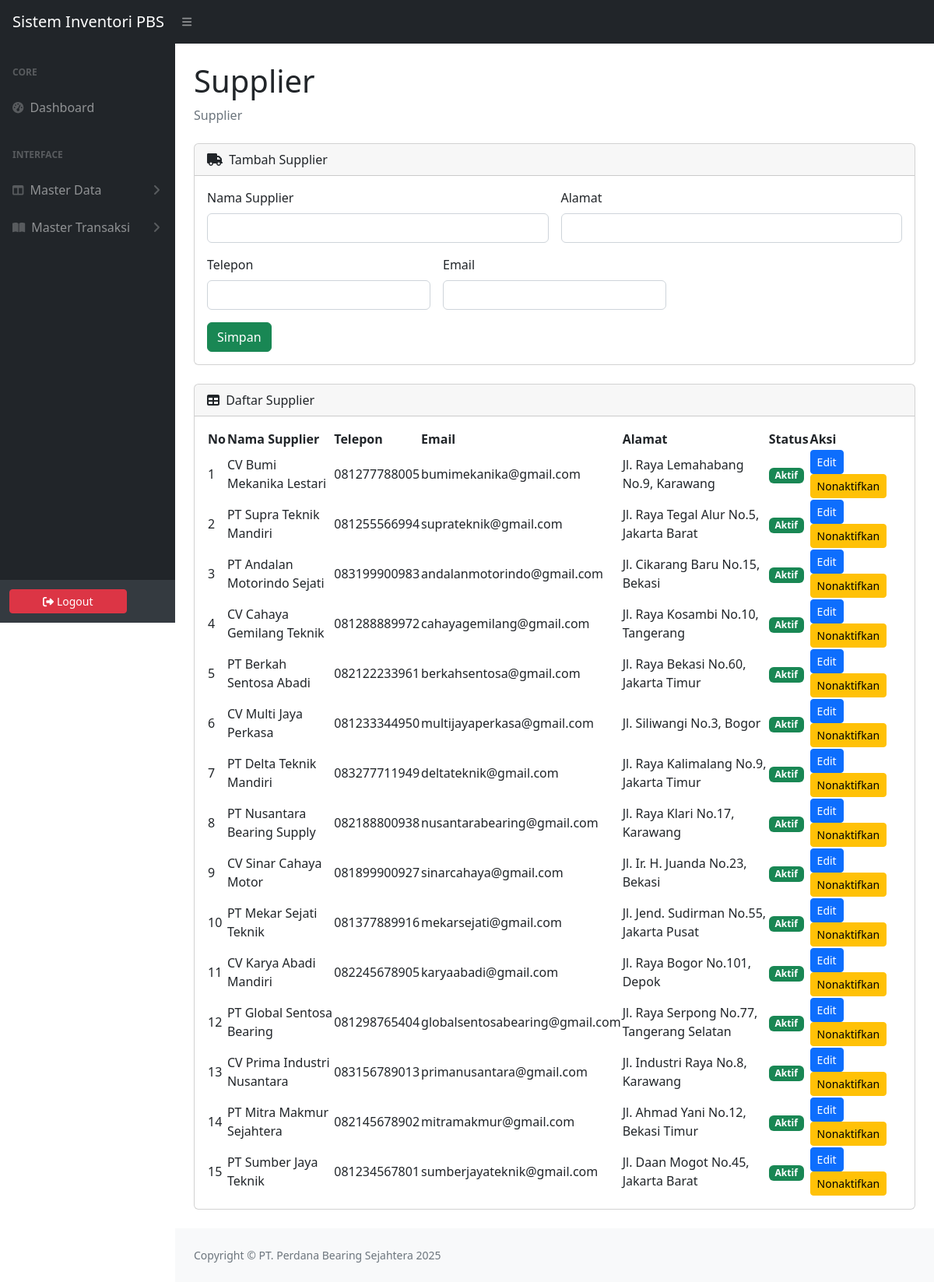
The page /supplier.php (signed in) on the database its author committed.
### tables this page shows
CREATE TABLE `supplier` (
  `supplier_id` int(11) NOT NULL,
  `namasupplier` varchar(150) NOT NULL,
  `alamat` varchar(255) DEFAULT NULL,
  `phone` varchar(50) DEFAULT NULL,
  `email` varchar(100) DEFAULT NULL,
  `status` tinyint(1) NOT NULL DEFAULT 1
);

### supplier.php (the view, shortened to what this page needs)
<?php
include_once "include/config.php";
$queryGetSupplier = "SELECT * FROM supplier ORDER BY supplier_id DESC";
$resultSupplier   = mysqli_query($connection, $queryGetSupplier);
?>
<!DOCTYPE html>
<html lang="en">
<head>
    <link href="css/styles.css" rel="stylesheet" />
    <link href="https://cdn.jsdelivr.net/npm/simple-datatables@7.1.2/dist/style.min.css" rel="stylesheet" />
</head>
<body class="sb-nav-fixed">
<?php include "include/navbar.php"; ?>
<div id="layoutSidenav">
    <?php include "include/menu.php"; ?>
    <div id="layoutSidenav_content">
        <main>
            <div class="container-fluid px-4">
                <h1 class="mt-4">Supplier</h1>
                <ol class="breadcrumb mb-4">
                    <li class="breadcrumb-item active">Supplier</li>
                </ol>
                <div class="card mb-4">
                    <div class="card-header">
                        <i class="fas fa-truck me-1"></i> Tambah Supplier
                    </div>
                    <div class="card-body">
                        <form method="post">
                            <div class="row g-3">
                                <div class="col-md-6">
                                    <label class="form-label">Nama Supplier</label>
                                    <input name="namasupplier" type="text" class="form-control" required>
                                </div>
                                <div class="col-md-6">
                                    <label class="form-label">Alamat</label>
                                    <input name="alamat" type="text" class="form-control">
                                </div>
                                <div class="col-md-4">
                                    <label class="form-label">Telepon</label>
                                    <input name="phone" type="text" class="form-control">
                                </div>
                                <div class="col-md-4">
                                    <label class="form-label">Email</label>
                                    <input name="email" type="email" class="form-control">
                                </div>
                            </div>
                            <div class="mt-3">
                                <button class="btn btn-success" name="Simpan">Simpan</button>
                            </div>
                        </form>
                    </div>
                </div>
                <div class="card mb-4">
                    <div class="card-header">
                        <i class="fas fa-table me-1"></i> Daftar Supplier
                    </div>
                    <div class="card-body">
                        <table id="datatablesSimple">
                            <thead>
                                <tr>
                                    <th>No</th>
                                    <th>Nama Supplier</th>
                                    <th>Telepon</th>
                                    <th>Email</th>
                                    <th>Alamat</th>
                                    <th>Status</th>
                                    <th>Aksi</th>
                                </tr>
                            </thead>
                            <tbody>
                                <?php
                                $nomorBaris = 1;
                                 while($rowSupplier = mysqli_fetch_assoc($resultSupplier)): ?>
                                <tr>
                                   <td><?php echo $nomorBaris++; ?></td>
                                    <td><?php echo htmlspecialchars($rowSupplier['namasupplier']); ?></td>
                                    <td><?php echo htmlspecialchars($rowSupplier['phone']); ?></td>
                                    <td><?php echo htmlspecialchars($rowSupplier['email']); ?></td>
                                    <td><?php echo htmlspecialchars($rowSupplier['alamat']); ?></td>
                                    <td>
                                        <?php
                                        if ($rowSupplier['status'] == 1) {
                                            echo '<span class="badge bg-success">Aktif</span>';
                                        } else {
                                            echo '<span class="badge bg-secondary">Nonaktif</span>';
                                        }
                                        ?>
                                    </td>
                                    <td>
                                        <a class="btn btn-sm btn-primary"
                                           href="supplieredit.php?id=<?php echo $rowSupplier['supplier_id']; ?>">
                                           Edit
                                        </a>
                                        <?php if($rowSupplier['status']==1): ?>
                                            <a class="btn btn-sm btn-warning"
                                               href="supplierstatus.php?id=<?php echo $rowSupplier['supplier_id']; ?>&status=0"
                                               onclick="return confirm('Nonaktifkan supplier ini?')">Nonaktifkan</a>
                                        <?php else: ?>
                                            <a class="btn btn-sm btn-success"
                                               href="supplierstatus.php?id=<?php echo $rowSupplier['supplier_id']; ?>&status=1"
                                               onclick="return confirm('Aktifkan supplier ini?')">Aktifkan</a>
                                        <?php endif; ?>
                                    </td>
                                </tr>
                                <?php endwhile; ?>
                            </tbody>
                        </table>
                    </div>
                </div>
            </div>
        </main>
           <?php include "include/footer.php"; ?>
    </div>
</div>
</body>
</html>

### rows shown on the page
supplier: namasupplier "CV Bumi Mekanika Lestari", phone "081277788005", email "bumimekanika@gmail.com", alamat "Jl. Raya Lemahabang No.9, Karawang", status "Aktif"
supplier: namasupplier "PT Supra Teknik Mandiri", phone "081255566994", email "suprateknik@gmail.com", alamat "Jl. Raya Tegal Alur No.5, Jakarta Barat", status "Aktif"
supplier: namasupplier "PT Andalan Motorindo Sejati", phone "083199900983", email "andalanmotorindo@gmail.com", alamat "Jl. Cikarang Baru No.15, Bekasi", status "Aktif"
supplier: namasupplier "CV Cahaya Gemilang Teknik", phone "081288889972", email "cahayagemilang@gmail.com", alamat "Jl. Raya Kosambi No.10, Tangerang", status "Aktif"
supplier: namasupplier "PT Berkah Sentosa Abadi", phone "082122233961", email "berkahsentosa@gmail.com", alamat "Jl. Raya Bekasi No.60, Jakarta Timur", status "Aktif"
supplier: namasupplier "CV Multi Jaya Perkasa", phone "081233344950", email "multijayaperkasa@gmail.com", alamat "Jl. Siliwangi No.3, Bogor", status "Aktif"
supplier: namasupplier "PT Delta Teknik Mandiri", phone "083277711949", email "deltateknik@gmail.com", alamat "Jl. Raya Kalimalang No.9, Jakarta Timur", status "Aktif"
supplier: namasupplier "PT Nusantara Bearing Supply", phone "082188800938", email "nusantarabearing@gmail.com", alamat "Jl. Raya Klari No.17, Karawang", status "Aktif"
supplier: namasupplier "CV Sinar Cahaya Motor", phone "081899900927", email "sinarcahaya@gmail.com", alamat "Jl. Ir. H. Juanda No.23, Bekasi", status "Aktif"
supplier: namasupplier "PT Mekar Sejati Teknik", phone "081377889916", email "mekarsejati@gmail.com", alamat "Jl. Jend. Sudirman No.55, Jakarta Pusat", status "Aktif"
supplier: namasupplier "CV Karya Abadi Mandiri", phone "082245678905", email "karyaabadi@gmail.com", alamat "Jl. Raya Bogor No.101, Depok", status "Aktif"
supplier: namasupplier "PT Global Sentosa Bearing", phone "081298765404", email "globalsentosabearing@gmail.com", alamat "Jl. Raya Serpong No.77, Tangerang Selatan", status "Aktif"
supplier: namasupplier "CV Prima Industri Nusantara", phone "083156789013", email "primanusantara@gmail.com", alamat "Jl. Industri Raya No.8, Karawang", status "Aktif"
supplier: namasupplier "PT Mitra Makmur Sejahtera", phone "082145678902", email "mitramakmur@gmail.com", alamat "Jl. Ahmad Yani No.12, Bekasi Timur", status "Aktif"
supplier: namasupplier "PT Sumber Jaya Teknik", phone "081234567801", email "sumberjayateknik@gmail.com", alamat "Jl. Daan Mogot No.45, Jakarta Barat", status "Aktif"
